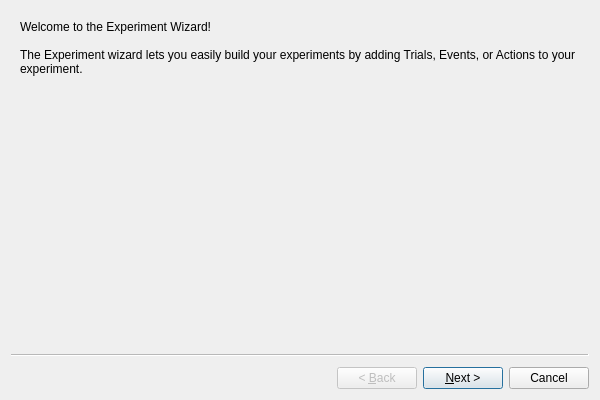
<?xml version="1.0" encoding="UTF-8"?>
<ui version="4.0">
 <class>experimentWizard</class>
 <widget class="QWizard" name="experimentWizard">
  <property name="geometry">
   <rect>
    <x>0</x>
    <y>0</y>
    <width>600</width>
    <height>400</height>
   </rect>
  </property>
  <property name="windowTitle">
   <string>Wizard</string>
  </property>
  <widget class="QWizardPage" name="wizardPage1">
   <layout class="QHBoxLayout" name="horizontalLayout">
    <item>
     <widget class="QLabel" name="label">
      <property name="text">
       <string>Welcome to the Experiment Wizard!

The Experiment wizard lets you easily build your experiments by adding Trials, Events, or Actions to your experiment.</string>
      </property>
      <property name="wordWrap">
       <bool>true</bool>
      </property>
     </widget>
    </item>
   </layout>
  </widget>
  <widget class="QWizardPage" name="wizardPage2"/>
 </widget>
 <resources/>
 <connections/>
</ui>
